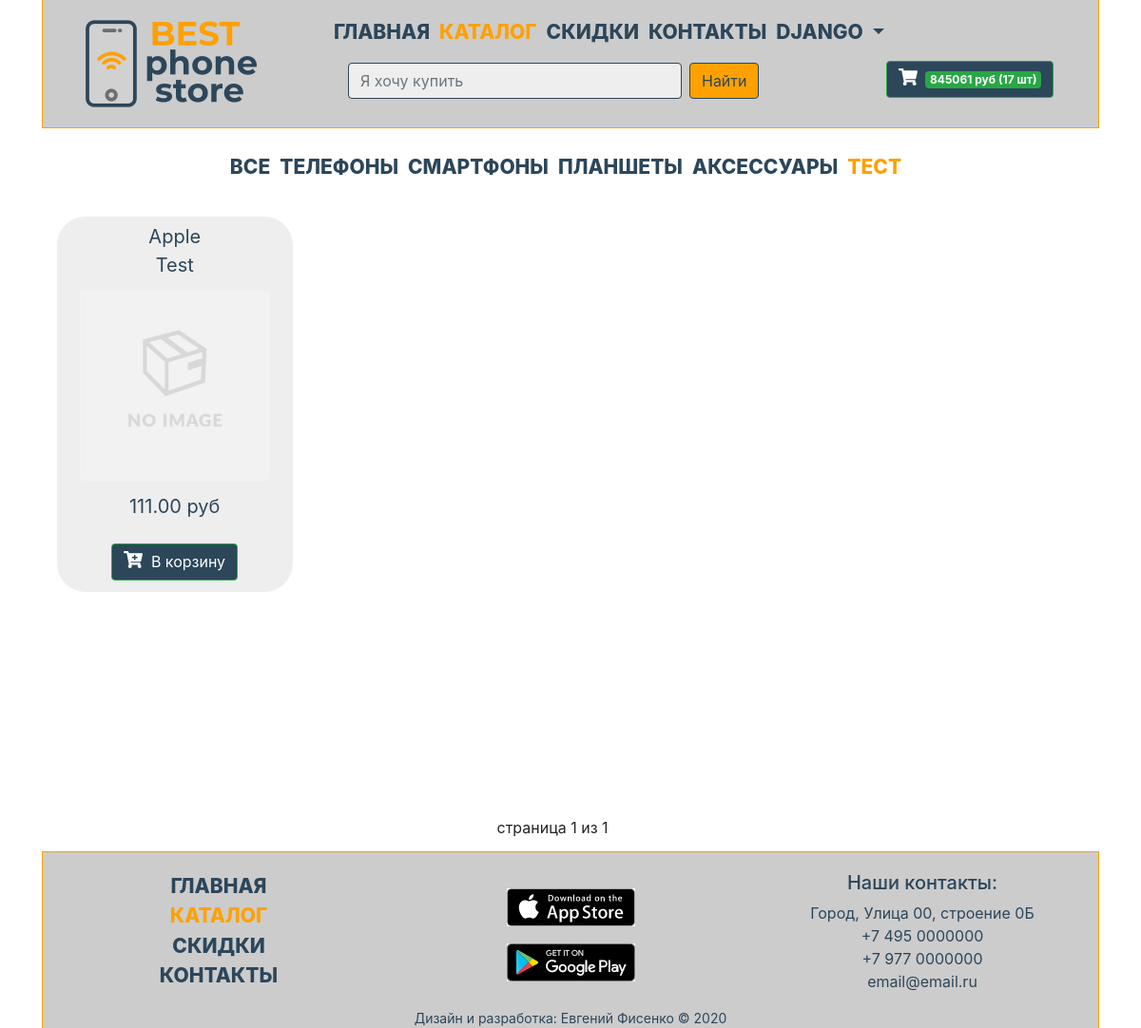
The page /products/category/5/ (signed in) on the database as committed earlier.
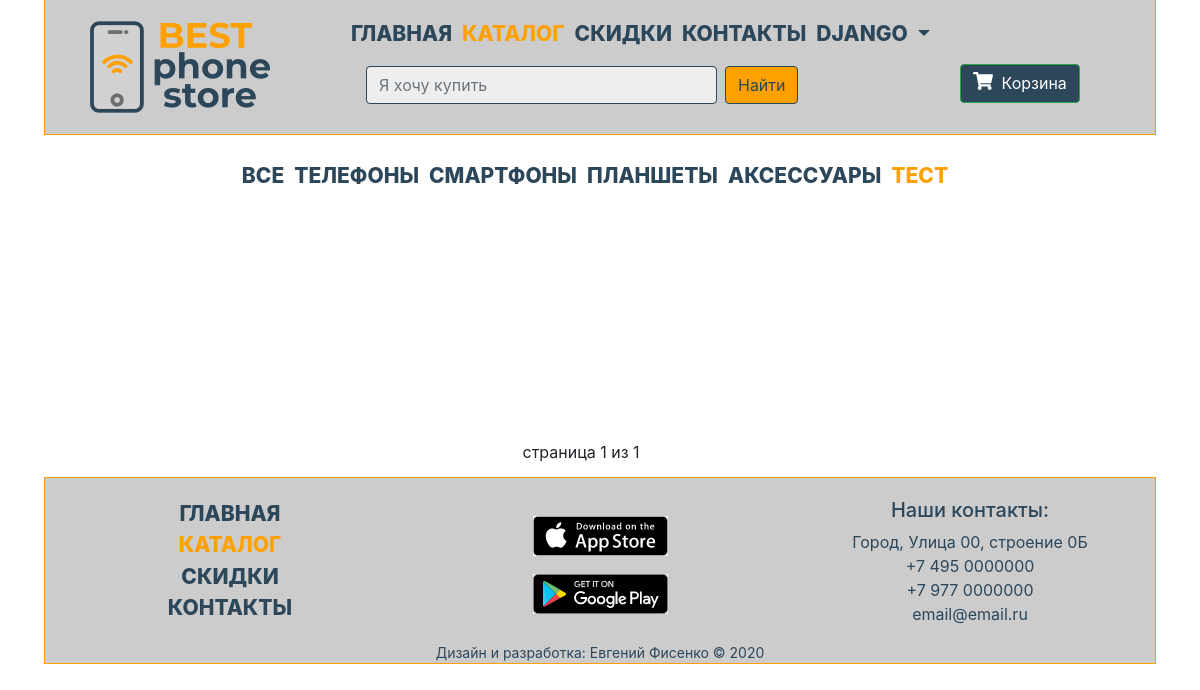
The same page on the database as committed later.
### basketapp/models.py (models this page shows, shortened)
class Basket(models.Model):
    user = models.ForeignKey(settings.AUTH_USER_MODEL, on_delete=models.CASCADE, related_name='basket')
    product = models.ForeignKey(Product, on_delete=models.CASCADE)
    quantity = models.PositiveIntegerField(verbose_name='количество', default=0)
    add_datetime = models.DateTimeField(verbose_name='время', auto_now_add=True)
    @property
    def product_cost(self):
        return self.product.price * self.quantity
    @property
    def total_quantity(self):
        _items = Basket.objects.filter(user=self.user)
        _total_quantity = sum(list(map(lambda x: x.quantity, _items)))
        return _total_quantity
    @property
    def total_cost(self):
        _items = Basket.objects.filter(user=self.user)
        _total_cost = sum(list(map(lambda x: x.product_cost, _items)))
        return _total_cost

### authapp/models.py (models this page shows, shortened)
class ShopUser(AbstractUser):
    avatar = models.ImageField(upload_to='users_avatars', blank=True)
    age = models.PositiveIntegerField(verbose_name='возраст', default=18)
    phone = models.CharField(verbose_name='телефон', max_length=12, blank=True)
    activation_key = models.CharField(max_length=128, blank=True)
    activation_key_expires = models.DateTimeField(default=(now() + timedelta(hours=48)))
    email = models.EmailField(max_length=254, unique=True)

### mainapp/models.py (models this page shows, shortened)
class Product(models.Model):
    category = models.ForeignKey(ProductCategory, on_delete=models.CASCADE)
    brand = models.ForeignKey(ProductBrand, on_delete=models.CASCADE)
    name = models.CharField(verbose_name='Наименование', max_length=128)
    image = models.ImageField(upload_to='products_images', blank=True)
    characteristics = models.TextField(verbose_name='Характеристики')
    short_description = models.TextField(verbose_name='Краткое описание', blank=True)
    description = models.TextField(verbose_name='Описание', blank=True)
    price = models.DecimalField(verbose_name='Цена', max_digits=8, decimal_places=2, default=0)
    quantity = models.PositiveIntegerField(verbose_name='Количество', default=0)
    is_enable = models.BooleanField(verbose_name='Доступен', default=False)

class ProductCategory(models.Model):
    name = models.CharField(verbose_name='Наименование', max_length=64, unique=True)
    alter_name = models.CharField(verbose_name='ru название для категории на сайте', max_length=64, unique=True)
    description = models.TextField(verbose_name='Описание', blank=True)
    is_active = models.BooleanField(verbose_name='Категория Активна', default=True)

class ProductBrand(models.Model):
    name = models.CharField(verbose_name='Наименование', max_length=64, unique=True)
    description = models.TextField(verbose_name='Описание', blank=True)
    image = models.ImageField(upload_to='brands_images', blank=True)
    def __str__(self):
        return self.name

### mainapp/views.py (the view)
# urls.py: path('products/', include('mainapp.urls', namespace='products')),
def products(request, pk=None, page=1):
    if pk:
        product_list = Product.objects.filter(category__pk=pk).filter(is_enable=True)
        category = get_object_or_404(ProductCategory, pk=pk)
        content = {
            'title': category.alter_name,
            'category': category,
        }
    else:
        product_list = Product.objects.filter(is_enable=True, category__is_active=True)
        content = {
            'title': 'Каталог',
        }
    paginator = Paginator(product_list, 2)
    try:
        products_paginator = paginator.page(page)
    except PageNotAnInteger:
        products_paginator = paginator.page(1)
    except EmptyPage:
        products_paginator = paginator.page(paginator.num_pages)
    content['products'] = products_paginator
    content['categories_menu_links'] = ProductCategory.objects.filter(is_active=True)
    return render(request, 'mainapp/products.html', context=content)

### adminapp/templatetags/my_tags.py (called while the page is built)
def media_folder_products(string):
    if not string:
        string = 'products_images/default.png'
    return f'{settings.MEDIA_URL}{string}'

### mainapp/context_processors.py (called while the page is built)
def basket(request):
    basket = []
    if request.user.is_authenticated:
        basket = Basket.objects.filter(user=request.user)
    return {
            'basket': basket,
    }

### mainapp/templates/mainapp/products.html (shortened to what this page needs)
{% extends 'mainapp/base.html' %}
{% load static %}
{% block main %}
    <div class="main container">
        <div class="main-menu container ">
            <div class="row">
                {% include 'mainapp/includes/inc_сategories_menu.html' %}
            </div>
            <br>
            </div>
        <div class="item-container container">
            <div class="row mb200">
                {% include 'mainapp/includes/inc_product_card_sm.html' %}
            </div>
            <br>
            <div class="row justify-content-center ">
                <div class="paginator col-2">
                    <span class="current"> страница {{ products.number }} из {{ products.paginator.num_pages }}</span>
                </div>
            </div>
        </div>
    </div>
{% endblock %}

### mainapp/templates/mainapp/includes/inc_basket_btn.html
{% load static%}
<a href="{% url 'basket:view' %}" class="cart-btn btn my-2 my-sm-0">
    <img src=" {% static '/img/cart-ico.svg'%}" class="d-inline-block align-top" alt="cart">
    {% if basket %}
        <span class="badge badge-success">
            {{ basket.0.total_cost|floatformat:0 }} руб ({{ basket.0.total_quantity }} шт)
        </span>
    {% else %}
        Корзина
    {% endif %}
</a>

### mainapp/templates/mainapp/includes/inc_сategories_menu.html (shortened to what this page needs)
<div class="product-menu-div col-12">
    <ul class="product-menu-nav nav justify-content-center">
        <li>
            <a href="{% url 'products:category' 0 %}" class="menu-a
                 "> все
            </a>
        </li>
        {% for link in categories_menu_links %}
            <li class="nav-item">
                <a href="{% url 'products:category' link.id %}" class="menu-a
                    {% if request.resolver_match.kwargs.pk == link.id or product.category.pk == link.id %}
                        menu-active
                    {% endif %} ">{{ link.alter_name }}
                </a>
            </li>
        {% endfor %}
    </ul>
</div>

### mainapp/templates/mainapp/includes/inc_product_card_sm.html
{% load static %}
{% load my_tags %}
{% for product in products %}
    <div class="col-sm-12 col-md-6 col-lg-3">
        <div class="card-sm-div align-middle">
            <a href="{% url 'products:product' product.pk %}" class="item-a">
                <p class="colored-p tax-p">{{ product.brand|title }}<br>{{ product.name|title }}</p>
                <img class="card-img img-fluid" src="{{ product.image|media_folder_products}}" alt="product-small">
                <p class="colored-p tax-p">{{ product.price }} руб</p>
            </a><br>
            <a href="{% url 'basket:add' product.pk %}" class="cart-btn cart-btn-product-card btn my-2 my-sm-0">
                <img src="{% static '/img/cart-plus-ico.svg'%}" class="d-inline-block align-top" alt="to-cart-ico">
                В корзину
            </a>
        </div>
    </div>
{% endfor %}

Rows that differ between the two databases and show on the page:
removed Basket: user+product+quantity "845061", user+quantity "17"
no longer on this page (row edited): Product: brand "Apple", name "Test", price "111.00"
Other text that changed with them:
text no longer shown: "руб ( шт)"
text now shown: "Корзина"
